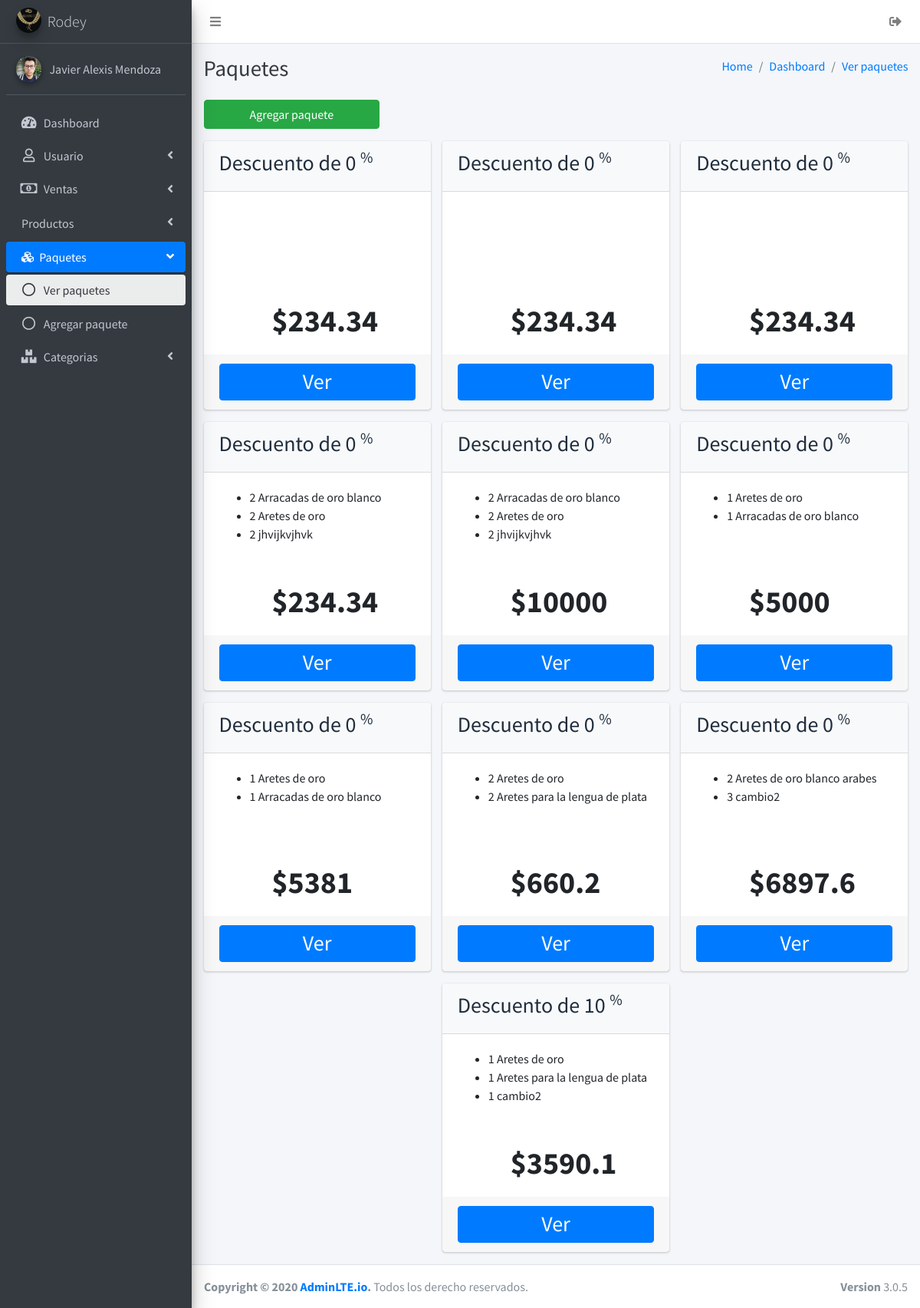
Before: /paquetes/paquetes.php (signed in) with the older database file.
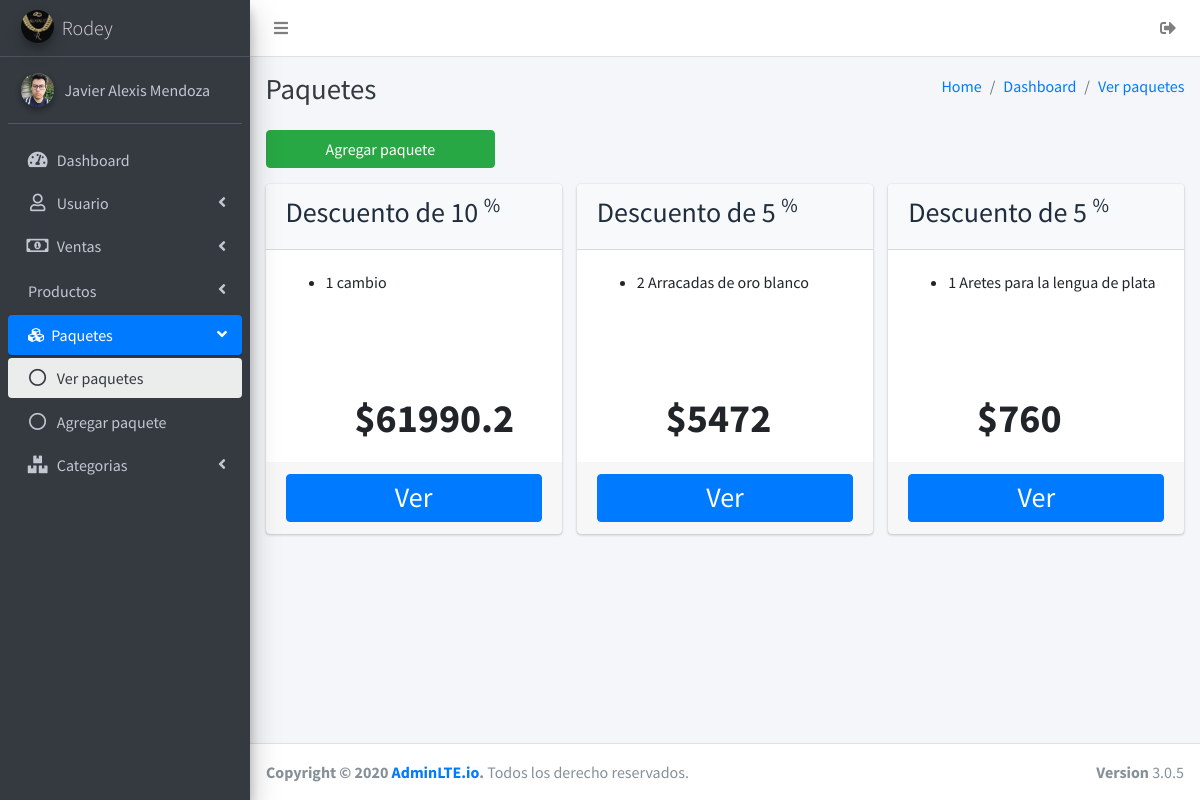
After: the same page with the newer database file.
### tables this page shows
CREATE TABLE `Paquetes` (
  `idpaquete` int NOT NULL AUTO_INCREMENT,
  `idusuario` int NOT NULL,
  `fecha` datetime NOT NULL,
  `precioOriginal` float NOT NULL,
  `precioVenta` float NOT NULL,
  `porcentaje` float NOT NULL,
  PRIMARY KEY (`idpaquete`),
  KEY `idpaquete_idx` (`idpaquete`),
  KEY `fk_usuario_idx` (`idusuario`),
  CONSTRAINT `fk_usuario` FOREIGN KEY (`idusuario`) REFERENCES `usuarios` (`idusuarios`)
);

### paquetes/paquetes.php (the view, shortened to what the changed rows need)
<!DOCTYPE html>
<html>
<head>
    <link rel="stylesheet" href="../plugins/fontawesome-free/css/all.min.css">
    <link rel="stylesheet" href="https://code.ionicframework.com/ionicons/2.0.1/css/ionicons.min.css">
    <link rel="stylesheet" href="../plugins/tempusdominus-bootstrap-4/css/tempusdominus-bootstrap-4.min.css">
    <link rel="stylesheet" href="../dist/css/adminlte.min.css">
    <link rel="stylesheet" href="../plugins/overlayScrollbars/css/OverlayScrollbars.min.css">
    <link rel="stylesheet" href="../plugins/daterangepicker/daterangepicker.css">
    <link rel="stylesheet" href="../plugins/summernote/summernote-bs4.css">
    <link rel="stylesheet" href="../plugins/datatables-bs4/css/dataTables.bootstrap4.min.css">
    <link rel="stylesheet" href="../plugins/datatables-responsive/css/responsive.bootstrap4.min.css">
</head>
<body class="hold-transition sidebar-mini layout-fixed">
    <div class="wrapper">
        <div class="content-wrapper">
            <div class="content-header">
                <div class="container-fluid">
                    <div class="row mb-2">
                        <div class="col-sm-6">
                            <h1 class="m-0 text-dark">Paquetes</h1>
                        </div>
                    </div>
                </div>
            </div>
            <section class="content">
                <div class="container-fluid">
                    <div class="row justify-content-center ">
                        <?php
                        include '../conexiones/conexion.php';
                        $sqlPaquetes = "SELECT idpaquete,porcentaje,precioVenta FROM
                        Joyeria.Paquetes;";
                        $resPaquetes = $conexion->query($sqlPaquetes);
                        while ($mostrar = mysqli_fetch_array($resPaquetes)) {
                            include '../conexiones/conexion.php';
                            $sqlgetPaquete = 'call getPaquetes(' . $mostrar['idpaquete'] . ');';
                            $packList = $conexion->query($sqlgetPaquete);
                            $lista = "";
                            while ($mtp = mysqli_fetch_array($packList)) {
                                $lista .= "<li>";
                                $lista .= $mtp['cantidad_T'] . " " . $mtp['descripcion'];
                                $lista .= "</li>";
                            }
                            echo '<div class="col-lg-4 col-sm-8 col-md-6">
                            <div class="card card-light">
                                <div class="card-header d-flex justify-content-between">
                                    <h3 class="text-left">Descuento de ' . $mostrar['porcentaje'] . ' <sup style="font-size: 20px">%</sup> </h3>
                                </div>
                                <div class="card-body">
                                    <ul>
                                        ' . $lista . '
                                    </ul>
                                <p class="card-text text-center h1"><strong >$' . $mostrar['precioVenta'] . '</strong></p>
                                </div>
                                <div class="card-footer text-muted">
                                    <a href="accionesPaquetes/verPaquete.php?idp=' . $mostrar['idpaquete'] . '" class="btn btn-primary btn-block"><strong   class="h3">Ver</strong></a>
                                </div>
                            </div>
                        </div>';
                        }
                        ?>
                    </div>
                </div>
        </div>
</body>
</html>

Changed rows visible on the page:
removed paquetes: porcentaje "0", precioVenta "234.34"
removed paquetes: porcentaje "0", precioVenta "234.34"
removed paquetes: porcentaje "0", precioVenta "234.34"
removed paquetes: porcentaje "0", value "2 Arracadas de oro blanco", value "2 Aretes de oro", value "2 jhvijkvjhvk", precioVenta "234.34"
removed paquetes: porcentaje "0", value "2 Arracadas de oro blanco", value "2 Aretes de oro", value "2 jhvijkvjhvk", precioVenta "10000"
removed paquetes: porcentaje "0", value "1 Aretes de oro", value "1 Arracadas de oro blanco", precioVenta "5000"
removed paquetes: porcentaje "0", value "1 Aretes de oro", value "1 Arracadas de oro blanco", precioVenta "5381"
removed paquetes: porcentaje "0", value "2 Aretes de oro", value "2 Aretes para la lengua de plata", precioVenta "660.2"
removed paquetes: porcentaje "0", value "2 Aretes de oro blanco arabes", value "3 cambio2", precioVenta "6897.6"
removed paquetes: porcentaje "10", value "1 Aretes de oro", value "1 Aretes para la lengua de plata", value "1 cambio2", precioVenta "3590.1"
added paquetes: porcentaje "10", value "1 cambio", precioVenta "61990.2"
added paquetes: porcentaje "5", value "2 Arracadas de oro blanco", precioVenta "5472"
added paquetes: porcentaje "5", value "1 Aretes para la lengua de plata", precioVenta "760"
